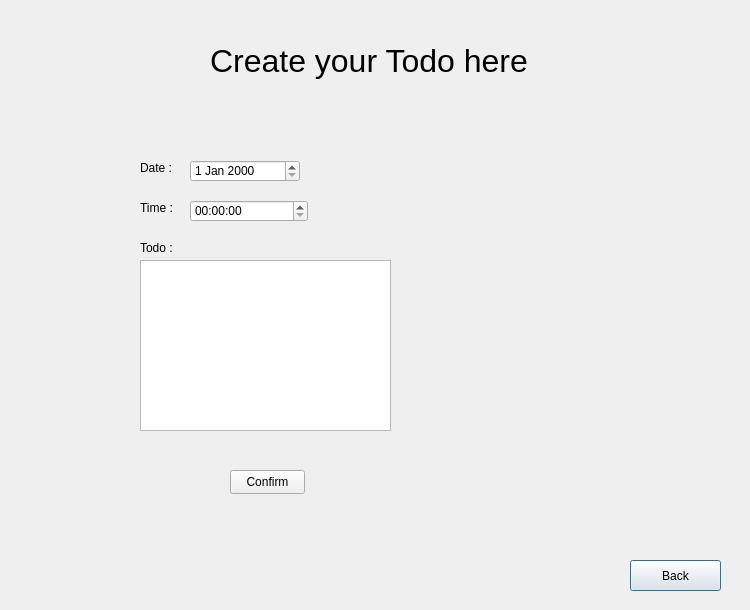
<?xml version="1.0" encoding="UTF-8"?>
<ui version="4.0">
 <class>addMemo</class>
 <widget class="QDialog" name="addMemo">
  <property name="geometry">
   <rect>
    <x>0</x>
    <y>0</y>
    <width>750</width>
    <height>610</height>
   </rect>
  </property>
  <property name="windowTitle">
   <string>Dialog</string>
  </property>
  <widget class="QLabel" name="label">
   <property name="geometry">
    <rect>
     <x>210</x>
     <y>10</y>
     <width>331</width>
     <height>101</height>
    </rect>
   </property>
   <property name="font">
    <font>
     <pointsize>24</pointsize>
    </font>
   </property>
   <property name="text">
    <string>Create your Todo here</string>
   </property>
  </widget>
  <widget class="QPushButton" name="addMemoBack">
   <property name="geometry">
    <rect>
     <x>630</x>
     <y>560</y>
     <width>91</width>
     <height>31</height>
    </rect>
   </property>
   <property name="text">
    <string>Back</string>
   </property>
  </widget>
  <widget class="QLabel" name="label_2">
   <property name="geometry">
    <rect>
     <x>140</x>
     <y>160</y>
     <width>61</width>
     <height>16</height>
    </rect>
   </property>
   <property name="text">
    <string>Date :</string>
   </property>
  </widget>
  <widget class="QLabel" name="label_3">
   <property name="geometry">
    <rect>
     <x>140</x>
     <y>200</y>
     <width>49</width>
     <height>16</height>
    </rect>
   </property>
   <property name="text">
    <string>Time :</string>
   </property>
  </widget>
  <widget class="QLabel" name="label_4">
   <property name="geometry">
    <rect>
     <x>140</x>
     <y>240</y>
     <width>49</width>
     <height>16</height>
    </rect>
   </property>
   <property name="text">
    <string>Todo :</string>
   </property>
  </widget>
  <widget class="QDateEdit" name="dateEdit">
   <property name="geometry">
    <rect>
     <x>190</x>
     <y>160</y>
     <width>110</width>
     <height>22</height>
    </rect>
   </property>
  </widget>
  <widget class="QTimeEdit" name="timeEdit">
   <property name="geometry">
    <rect>
     <x>190</x>
     <y>200</y>
     <width>118</width>
     <height>22</height>
    </rect>
   </property>
  </widget>
  <widget class="QPlainTextEdit" name="plainTextEdit">
   <property name="geometry">
    <rect>
     <x>140</x>
     <y>260</y>
     <width>251</width>
     <height>171</height>
    </rect>
   </property>
  </widget>
  <widget class="QPushButton" name="pushButton">
   <property name="geometry">
    <rect>
     <x>230</x>
     <y>470</y>
     <width>75</width>
     <height>24</height>
    </rect>
   </property>
   <property name="text">
    <string>Confirm</string>
   </property>
  </widget>
 </widget>
 <resources/>
 <connections/>
</ui>
